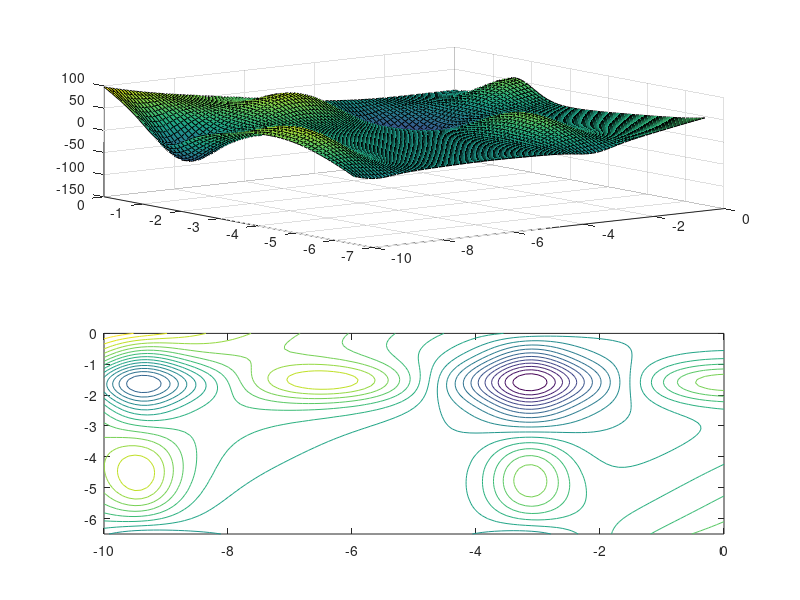

The MATLAB source for this figure: (Note: this script raises an error after producing the figure.)
%Plot
%[X1,X2] = meshgrid(-512:5:512,-512:5:512);
[X1,X2] = meshgrid(-10:0.1:0,-6.5:0.1:0);
% A = reshape(A,[],1);
% B = reshape(B,[],1);
% C=eggholder([A,B]);
% D=A.*B;
%C=-(X2+47).*sin(sqrt(abs(X2+X1/2+47)))-X1.*sin(sqrt(abs(X1-(X2+47))));
C = sin(X2).*exp((1-cos(X1)).^2)+cos(X1).*exp((1-sin(X2)).^2)+(X1-X2).^2 ;
figure(2)
subplot(2,1,1);
% A = reshape(A,[],205);
% B = reshape(B,[],205);
% C = reshape(C,[],205);
surf(X1,X2,C)
%figure(3
subplot(2,1,2);
contour(X1,X2,C,20)
%Initial number
delta_x = 0.5;
delta_y = 0.5;
num_preg = 5;
num_g = 200;
num_p = 100;
% x_min = -512;
% x_max = 512;
% y_min = -512;
% y_max = 512;
x_min = -10;
x_max = 0;
y_min = -6.5;
y_max = 0;
x = (x_max-x_min)*rand(1,num_p)+x_min;
y = (y_max-y_min)*rand(1,num_p)+y_min;
%Init speed
w = 0.3;
% c1=[0.01 0;0 0.007];
% c2=[0.007 0;0 0.004];
c1 = 0.07;
c2 = 0.08;
mini_hole = zeros(3,1);
b_hole = zeros(3,1);
%
v = zeros(2,num_p);

planet(1,:) = x;
planet(2,:) = y;

%Decade 1
for pre_gen=1:num_preg
    pre_gen
    for i_pre=1:num_p
        %s_1
        satelite(1,1)=PSO_calculate(planet(1,i_pre),planet(2,i_pre));
        satelite(2:3,1)=[planet(1,i_pre),planet(2,i_pre)];
        %s_2
        satelite(1,2)=PSO_calculate(planet(1,i_pre)+delta_x,planet(2,i_pre));
        satelite(2:3,2)=[planet(1,i_pre)+delta_x,planet(2,i_pre)];
        %s_3
        satelite(1,3)=PSO_calculate(planet(1,i_pre)+delta_x,planet(2,i_pre)+delta_y);
        satelite(2:3,3)=[planet(1,i_pre)+delta_x,planet(2,i_pre)+delta_y];
        %s_4
        satelite(1,4)=PSO_calculate(planet(1,i_pre),planet(2,i_pre)+delta_y);
        satelite(2:3,4)=[planet(1,i_pre),planet(2,i_pre)+delta_y];
        %s_5
        satelite(1,5)=PSO_calculate(planet(1,i_pre)-delta_x,planet(2,i_pre)+delta_y);
        satelite(2:3,5)=[planet(1,i_pre)-delta_x,planet(2,i_pre)+delta_y];
        %s_6
        satelite(1,6)=PSO_calculate(planet(1,i_pre)-delta_x,planet(2,i_pre));
        satelite(2:3,6)=[planet(1,i_pre)-delta_x,planet(2,i_pre)];
        %s_7
        satelite(1,7)=PSO_calculate(planet(1,i_pre)-delta_x,planet(2,i_pre)-delta_y);
        satelite(2:3,7)=[planet(1,i_pre)-delta_x,planet(2,i_pre)-delta_y];
        %s_8
        satelite(1,8)=PSO_calculate(planet(1,i_pre)-delta_x,planet(2,i_pre)-delta_y);
        satelite(2:3,8)=[planet(1,i_pre)-delta_x,planet(2,i_pre)-delta_y];
        %s_9
        satelite(1,9)=PSO_calculate(planet(1,i_pre)+delta_x,planet(2,i_pre)-delta_y);
        satelite(2:3,9)=[planet(1,i_pre)+delta_x,planet(2,i_pre)-delta_y];
        p_move =1 ;
        min_sa = satelite(1,1);
        for si=2:9
             if satelite(1,si) < min_sa
                 p_move = si;
                 min_sa = x(1,si);
             end
        end
        planet(:,i_pre) = satelite(2:3,p_move);      
    end
    figure(1)
    plot(planet(1,:),planet(2,:),'.r')
%     axis([-512 512 -512 512]);
    axis([-10 0 -6.5 0]);
    pause(0.2);
end
%Decade 2
for gen=1:num_g
    gen
    %Find the mini_hole
    for i=1:num_p
        gravity(1,i)=PSO_calculate(planet(1,i),planet(2,i));
    end
    [val_min,pos_min] = min_array(gravity);
    mini_hole(1:2,1)=planet(:,pos_min);
    mini_hole(3,1)=val_min;
    if gen==1
        b_hole(:,1) = mini_hole(:,1);
    end
    %Move each decade
    for j=1:num_p      
        v(:,j) = w*v(:,j) + c1*((b_hole(1:2,1) - planet(:,j))) +c2*((mini_hole(1:2,1) - planet(:,j)));
        planet(1,j)=planet(1,j)+sqrt(v(1,j)^2+v(2,j)^2)*cos(atan(v(2,j)/v(1,j))+(pi/1)*(0.5-rand(1)))*rand(1);%+v(1,j);
        planet(2,j)=planet(2,j)+sqrt(v(1,j)^2+v(2,j)^2)*sin(atan(v(2,j)/v(1,j))+(pi/1)*(0.5-rand(1)))*rand(1);%+v(2,j);
        if planet(1,j)>512
            planet(1,j)=512;
        elseif planet(1,j)<-512
            planet(1,j)=-512;
        end
        if planet(2,j)>512
            planet(2,j)=512;
        elseif planet(2,j)<-512
            planet(2,j)=-512;
        end
            
    end
    %Find the b_hole each decade
    if (mini_hole(3,1)<=b_hole(3,1))
        b_hole(:,1) = mini_hole(:,1);
    end

    figure(1)
    plot(planet(1,:),planet(2,:),'.r')
    axis([-10 0 -6.5 0]);
    figure(2)
    subplot(2,1,2);
    contour(X1,X2,C,20)
    hold on
    plot(mini_hole(1,1),mini_hole(2,1),'ob')
    plot(b_hole(1,1),b_hole(2,1),'*r')
    hold off
    axis([-10 0 -6.5 0]);
    pause(0.2);
%     figure(1)
%     plot(planet(1,:),planet(2,:),'.r')
% %     axis([-512 512 -512 512]);
%     axis([-10 0 -6.5 0]);
%     pause(0.2);
end



